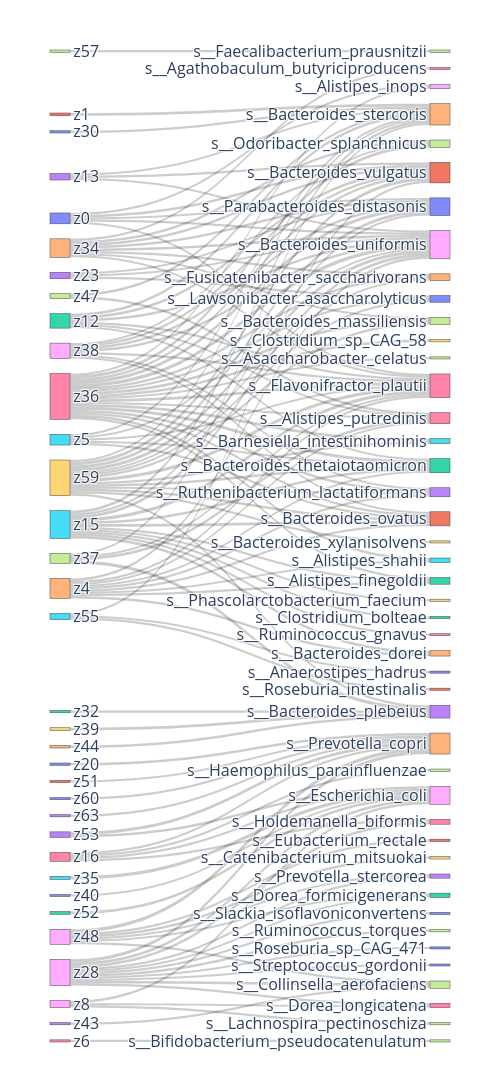

Here is the notebook cell this chart was saved with:
### Markdown cell above
# Supplementary Figure 3I - Sankey: all species

### Code cell
Xt_species = Xt.copy()
Xt_species.columns = [c.split("|")[-1] for c in Xt_species.columns]
fig = plot_sankey(Xt_species, latent_df, 0.4, width=500, height=2000)
save_sankey(fig, "sFig3I")

### Figure 1 — Plotly figure (JSON) as saved in the notebook; plotly's stock layout.template omitted (floating-point values rounded to 4 significant figures; data arrays with more than 128 entries replaced by an {"elided": "..."} marker saying what was removed)
{"data": [{"link": {"source": {"elided": "139 int values"}, "target": {"elided": "139 int values"}, "value": {"elided": "139 float values"}}, "node": {"label": {"elided": "266 str values"}, "pad": 15, "thickness": 20}, "type": "sankey"}], "layout": {"font": {"size": 16}, "height": 2000, "margin": {"b": 50, "l": 50, "r": 50, "t": 50}, "width": 500}}
